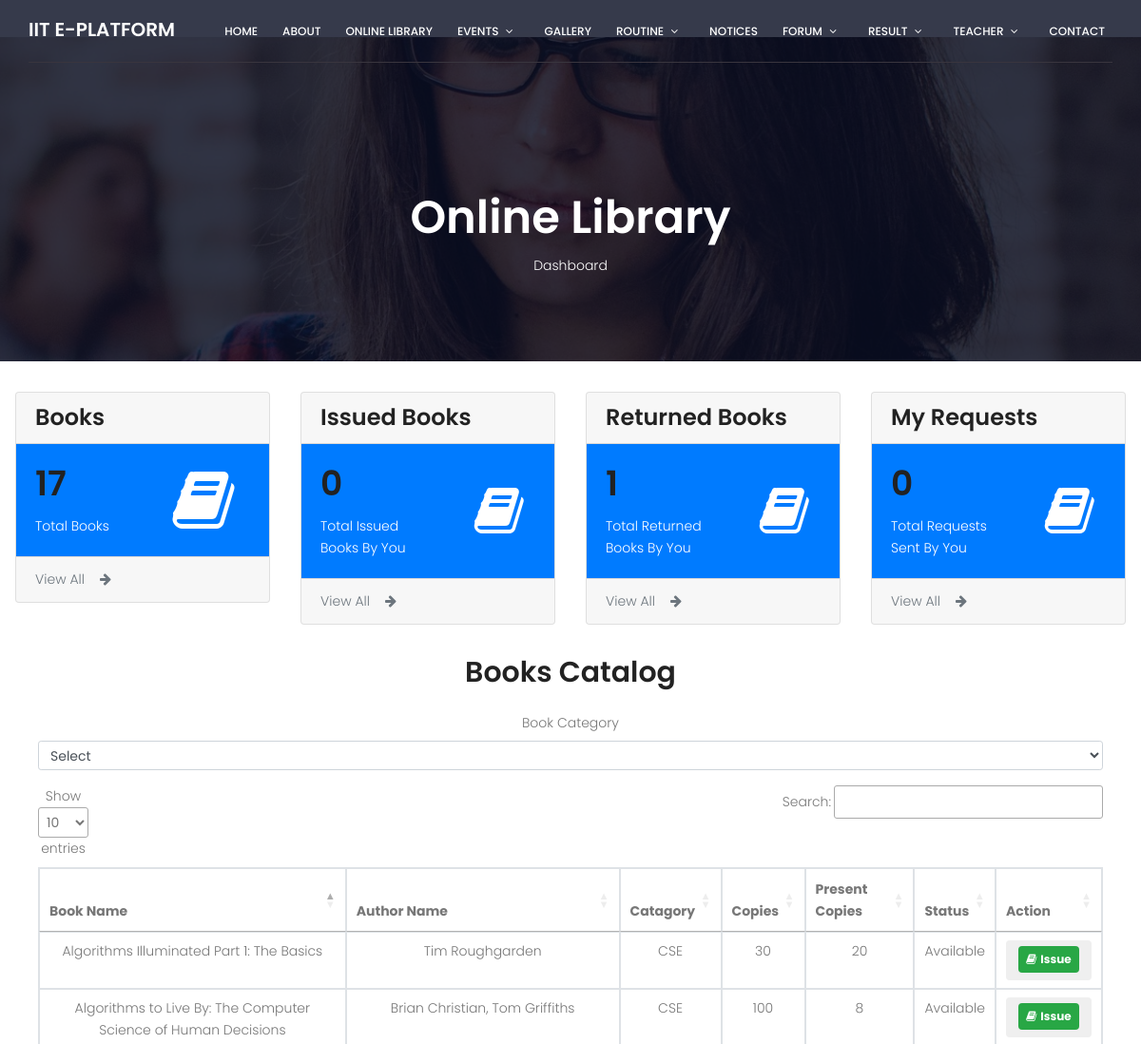
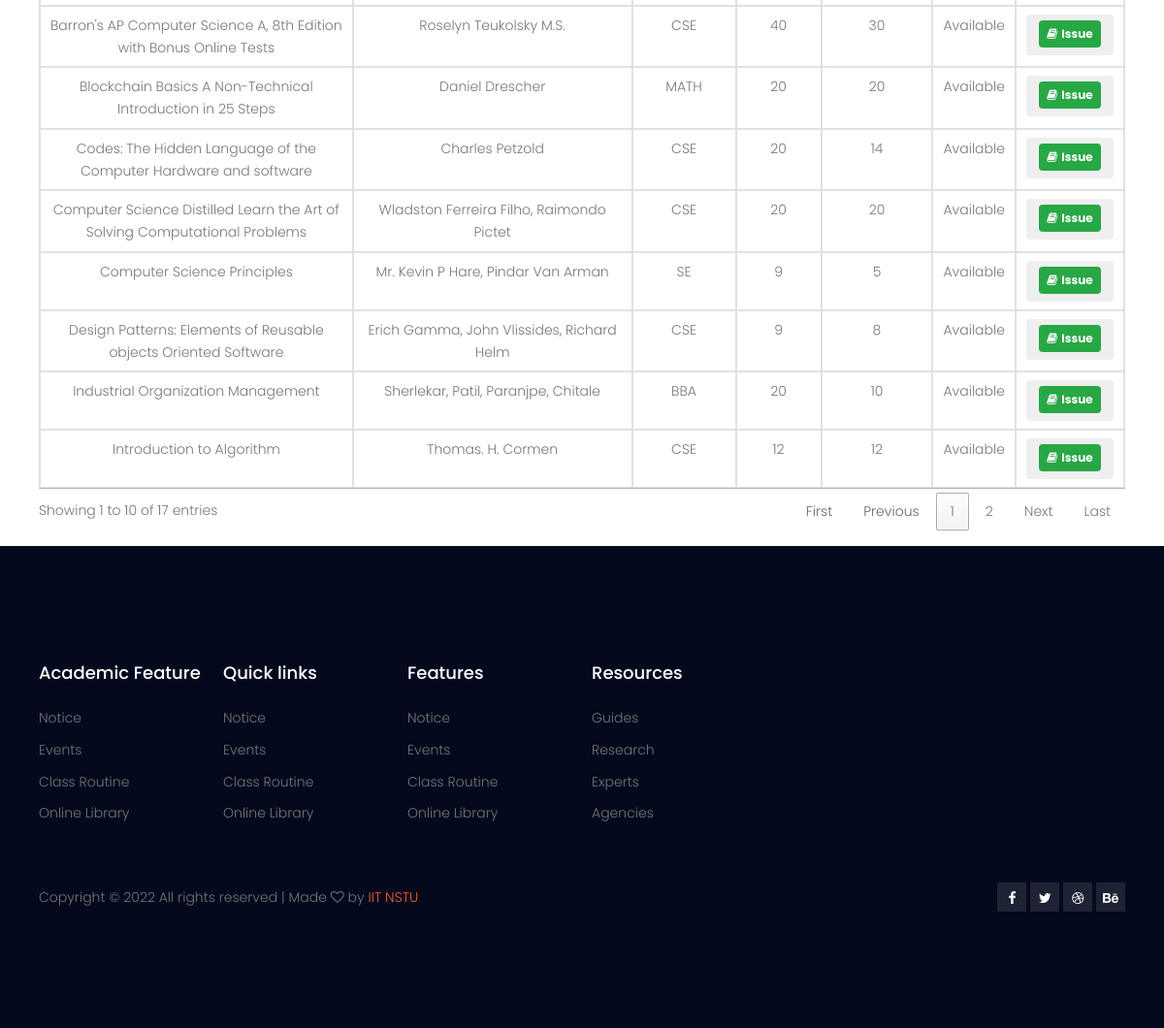
Page /user-view-library.php (signed in) on the committed database (2 pictures, top to bottom).
### tables this page shows
CREATE TABLE `books_catalog` (
  `bk_id` int(11) NOT NULL,
  `isbn_number` varchar(30) NOT NULL,
  `bk_name` varchar(255) NOT NULL,
  `bk_catagory` varchar(255) NOT NULL,
  `bk_author_name` varchar(255) NOT NULL,
  `copies` int(11) NOT NULL,
  `p_copies` int(11) NOT NULL
);

### php-database-manipulation-files/php_query_functions.php (called while the page is built, shortened)
<?php
function PullData($con, $table, $columns, $condition, $oparator)
{
    $sql = "SELECT {$columns} FROM {$table}";
    $where_cls = "";
    if (is_array($condition)) {
        $where_cls = "where ";
        $and = "";
        foreach ($condition as $key => $val) {
            $where_cls .= "" . $and . " " . $key . "=" ."'$val'". " ";
            $and = $oparator;
        }
    }
    $sql .= " " . $where_cls;
    $result = $con->query($sql);
    return $result;
}
?>

### user-view-library.php (the view, shortened to what this page needs)
<?php include('layout-files/import_files.php') ?>
<!DOCTYPE html>
<html lang="zxx" class="no-js">
<head>
    <?php
    include('layout-files/css-links.php')
    ?>
</head>
<body>
 <?php include('layout-files/navigation-menu.php');
 ?>
    <section class="banner-area relative about-banner" id="home">
        <div class="overlay overlay-bg"></div>
        <div class="container">
            <div class="row d-flex align-items-center justify-content-center">
                <div class="about-content col-lg-12">
                    <h1 class="text-white">
                        Online Library
                    </h1>
                    <p class="text-white link-nav">Dashboard</p>
                </div>
            </div>
        </div>
    </section>
    <?php include('layout-files/user-library-topnavbar.php') ?>
    <div class="container my-3">
        <h2 class="text-center ">
            Books Catalog
        </h2>
        <div class="row text-center mt-2">
            <div class=" col-md-12 mx-auto">
                <div class="mt-3">
                    <div class="form-group">
                        <label class="text-center" for="">Book Category</label>
                        <select class="form-control form-control-sm" name="" id="table-filter">
                            <option value="dummy">Select</option>
                        </select>
                    </div>
                </div>
                <table id="books_catalog" class="table table-bordered">
                    <thead class="thead-inverse">
                        <tr>
                            <th>Book Name</th>
                            <th>Author Name</th>
                            <th>Catagory</th>
                            <th>Copies</th>
                            <th>Present Copies</th>
                            <th>Status</th>
                            <th>Action</th>
                        </tr>
                    </thead>
                    <tbody>
                        <?php
                        $result = PullData($con, 'books_catalog', '*', '', '');
                        while ($row = mysqli_fetch_array($result)) {
                        ?>
                            <tr>
                                <td><?php echo $row['bk_name']; ?></td>
                                <td><?php echo $row["bk_author_name"] ?></td>
                                <td><?php echo $row["bk_catagory"] ?></td>
                                <td><?php echo  $row["copies"] ?></td>
                                <td><?php echo  $row["p_copies"] ?></td>
                                <td><?php echo ($row['p_copies'] == 0) ? "OFS" : "Available"; ?></td>
                                <td style='white-space: nowrap'><button type="button" <?php echo ($row['p_copies'] == 0) ? "disabled" : ""; ?> onclick="issue_book('<?php echo $row['bk_id'] ?>')" class="btn"><span class="badge p-2 badge-success"><i class="fa fa-book mr-1" aria-hidden="true"></i>Issue</span></button></td>
                            </tr>
                        <?php
                        }
                        ?>
                    </tbody>
                </table>
            </div>
        </div>
    </div>
    <?php include('layout-files/footer.php') ?>
</body>
</html>

### rows in the picture
books_catalog: bk_name "Algorithms to Live By: The Computer Science of Human Decisions", bk_author_name "Brian Christian, Tom Griffiths", bk_catagory "CSE", copies "100", p_copies "8", shows "Available"
books_catalog: bk_name "Introduction to Algorithm", bk_author_name "Thomas. H. Cormen", bk_catagory "CSE", copies "12", p_copies "12", shows "Available"
books_catalog: bk_name "Design Patterns: Elements of Reusable objects Oriented Software", bk_author_name "Erich Gamma, John Vlissides, Richard Helm", bk_catagory "CSE", copies "9", p_copies "8", shows "Available"
books_catalog: bk_name "Codes: The Hidden Language of the Computer Hardware and software", bk_author_name "Charles Petzold", bk_catagory "CSE", copies "20", p_copies "14", shows "Available"
books_catalog: bk_name "Algorithms Illuminated Part 1: The Basics", bk_author_name "Tim Roughgarden", bk_catagory "CSE", copies "30", p_copies "20", shows "Available"
books_catalog: bk_name "Barron's AP Computer Science A, 8th Edition with Bonus Online Tests", bk_author_name "Roselyn Teukolsky M.S.", bk_catagory "CSE", copies "40", p_copies "30", shows "Available"
books_catalog: bk_name "Blockchain Basics A Non-Technical Introduction in 25 Steps", bk_author_name "Daniel Drescher", bk_catagory "MATH", copies "20", p_copies "20", shows "Available"
books_catalog: bk_name "Computer Science Distilled Learn the Art of Solving Computational Problems", bk_author_name "Wladston Ferreira Filho, Raimondo Pictet", bk_catagory "CSE", copies "20", p_copies "20", shows "Available"
books_catalog: bk_name "Computer Science Principles", bk_author_name "Mr. Kevin P Hare, Pindar Van Arman", bk_catagory "SE", copies "9", p_copies "5", shows "Available"
books_catalog: bk_name "Industrial Organization Management", bk_author_name "Sherlekar, Patil, Paranjpe, Chitale", bk_catagory "BBA", copies "20", p_copies "10", shows "Available"

### other values in the picture
num_of_rows($con,'books_catalog','','') "17"
num_of_rows($con,'issued_books',$condition,'and') "0"
mysqli_num_rows($result) "1"
num_of_rows($con,'book_requests',$condition,'') "0"
